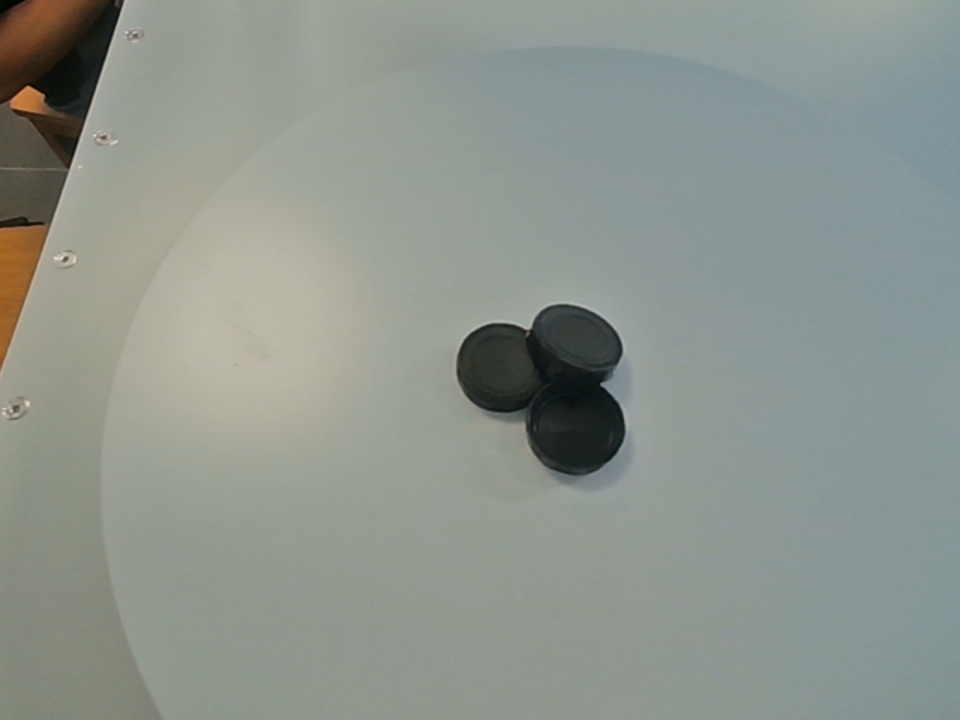
#> input picture image-process-code/image/source/14_27_40.png, 1920 x 1440 px (shown at 1/2 size)
$ python transformation.py
#> lines starting #> are read from the running program, lines starting #| are printed output that depends on the picture
import cv2
import numpy as np
import matplotlib.pyplot as plt


# img_path = 'image/source/14_24_20.png'
# img_path = 'image/source/14_25_26.png'
img_path = 'image/source/14_27_40.png'

img = cv2.imread(img_path)
#> img is the input picture: shape (1440, 1920, 3); mean B, G, R 141.9, 149, 142.1

# 旋转变换
M1 = cv2.getRotationMatrix2D((img.shape[1] / 2, img.shape[0] / 2), 90, 1)
rotation_img = cv2.warpAffine(img, M1, (img.shape[1], img.shape[0]))
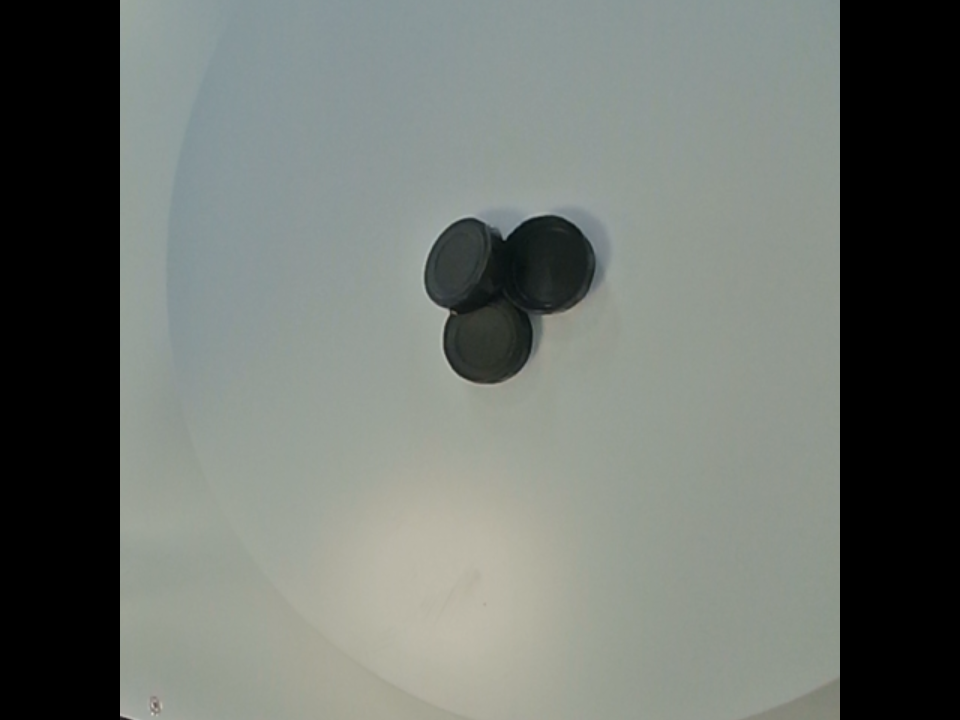
#> rotation_img: shape (1440, 1920, 3) (shown at 1/2 size); mean B, G, R 109.2, 114.5, 109

# 平移变换
M2 = np.float32([[1, 0, 200], [0, 1, 200]])
translation_img = cv2.warpAffine(img, M2, (img.shape[1], img.shape[0]))
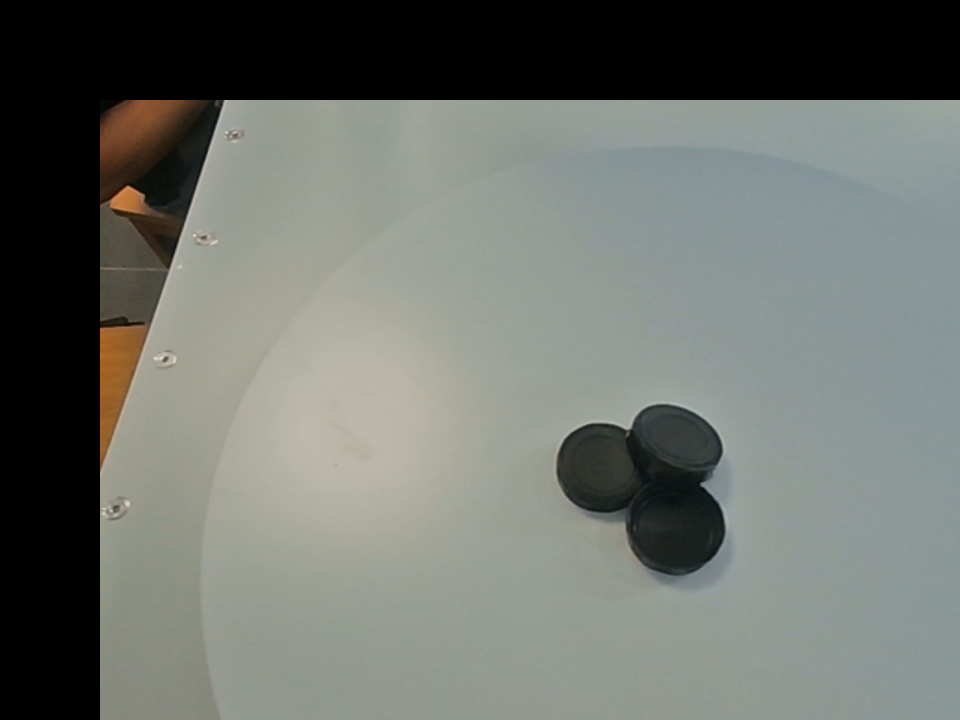
#> translation_img: shape (1440, 1920, 3) (shown at 1/2 size); mean B, G, R 108.7, 114.8, 110.4

# 缩放变换
zoom_img = cv2.resize(img, [480, 360], interpolation=cv2.INTER_CUBIC)
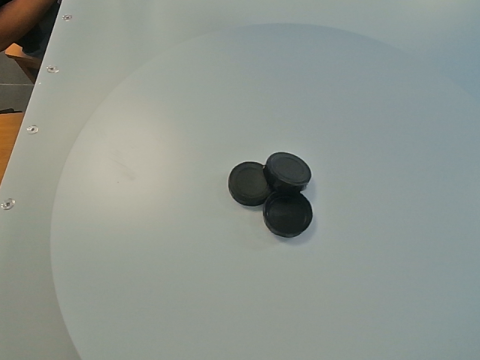
#> zoom_img: shape (360, 480, 3); mean B, G, R 141.9, 149, 142.1

# 镜像变换
mirror_img = cv2.flip(img, 1)
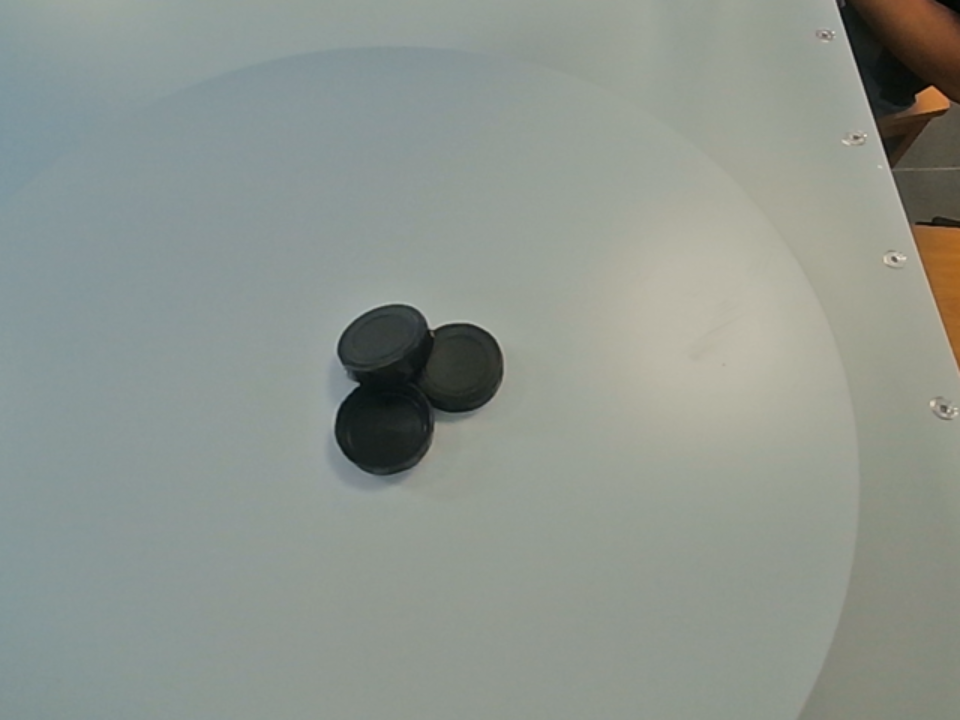
#> mirror_img: shape (1440, 1920, 3) (shown at 1/2 size); mean B, G, R 141.9, 149, 142.1

plt.suptitle('Image Transformations')
# 显示变换前后的变化
plt.subplot(1, 5, 1)
plt.imshow(cv2.cvtColor(img, cv2.COLOR_BGR2RGB))
plt.title('Original')

plt.subplot(1, 5, 2)
plt.imshow(cv2.cvtColor(rotation_img, cv2.COLOR_BGR2RGB))
plt.title('Rotation')

plt.subplot(1, 5, 3)
plt.imshow(cv2.cvtColor(translation_img, cv2.COLOR_BGR2RGB))
plt.title('Translation')

plt.subplot(1, 5, 4)
plt.imshow(cv2.cvtColor(zoom_img, cv2.COLOR_BGR2RGB))
plt.title('Zoom')

plt.subplot(1, 5, 5)
plt.imshow(cv2.cvtColor(mirror_img, cv2.COLOR_BGR2RGB))
plt.title('Mirror')

plt.tight_layout()
plt.show()
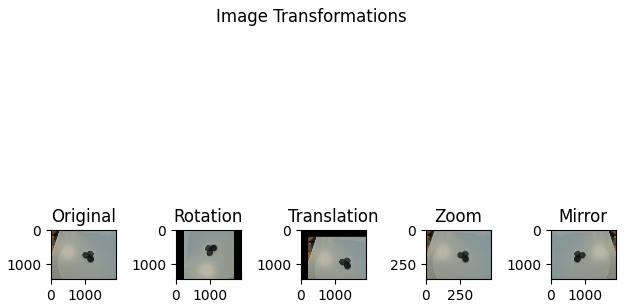
#> figure drawn by matplotlib, 5 panels
